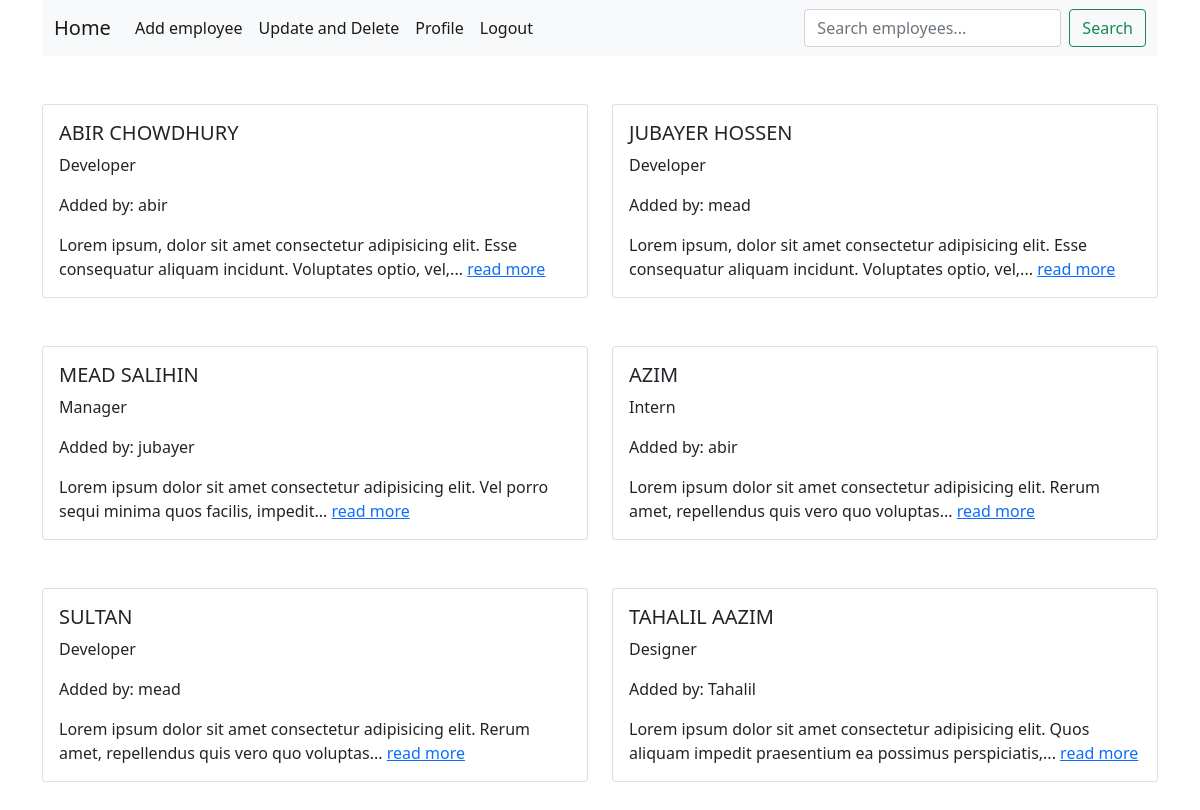
Screenshot of /home/ (signed in) with the database file from the repository.
### add_employee/models.py (models this page shows, shortened)
class Employee(models.Model):
    name = models.CharField(max_length=255)  # Text input
    address = models.CharField(max_length=255)  # Text input
    phone_number = models.CharField(max_length=20, )  # Text input
    salary = models.CharField(max_length=20)  # Numeric/Text input, non-editable after saving
    DESIGNATION_CHOICES = [
        ('Manager', 'Manager'),
        ('Developer', 'Developer'),
        ('Designer', 'Designer'),
        ('Intern', 'Intern'),
    ]
    designation = models.CharField(max_length=100, choices=DESIGNATION_CHOICES)  # Dropdown, non-editable after saving
    short_description = models.TextField()  # Text area input for a brief profile summary
    user = models.ForeignKey(User, on_delete=models.CASCADE, related_name="employee", default=1) #forein key add
    def get_truncated_content(self, num_words=15):
        words = self.short_description.split()  # Split content into words
        if len(words) > num_words:
            return ' '.join(words[:num_words]) + '...'  # Truncate and add '...' if needed
        return self.short_description

### EMA/views.py (the view)
# urls.py: path('home/', home, name="homepage"),
@login_required(login_url="login_view")
def home(request):
    query = request.GET.get("q", None)
    employees = Employee.objects.all()   # Get the search term from the query parameter
    query = request.GET.get('q')
    if query:
        employees = employees.filter(name__icontains=query) |\
                    employees.filter(designation__icontains=query) |\
                    employees.filter(short_description__icontains=query) |\
                    employees.filter(user__first_name__icontains=query)
    context = {"employees": employees}
    return render(request, "home.html", context)

### templates/home.html (shortened to what this page needs)
{% extends 'base.html' %}
{% load crispy_forms_tags %}
{% block nav %}
  {% include 'partials/nav.html' %}
{% endblock %}
{% block container %}
  <div class="row mb-5">
    {% if employees %}
    {% for employee in employees %}
      <div class="col-sm-6 mt-5">
        <div class="card">
          <div class="card-body">
            <h5 class="card-title">{{ employee.name.upper }}</h5>
            <p class="card-text">{{ employee.designation }}</p>
            <p class="card-text">Added by: {{ employee.user.first_name}}</p>
            <p class="card-text">
              {{ employee.get_truncated_content }} <a href="{% url 'employee_details' employee.id %}">read more</a>
            </p>
          </div>
        </div>
      </div>
    {% endfor %}
    {% else %}
    <p class="text-danger">No employees found.</p>
    {% endif %}
  </div>
{% endblock %}

### templates/base.html (shortened to what this page needs)
<!DOCTYPE html>
<html lang="en">
  <head>
    <link href="https://cdn.jsdelivr.net/npm/bootstrap@5.0.2/dist/css/bootstrap.min.css" rel="stylesheet" />
  </head>
  <body>
    <div class="container">
      {% block nav %}{% endblock  %}
      {% block container %}{% endblock %}
    </div>
  </body>
</html>

### templates/partials/nav.html (shortened to what this page needs)
<nav class="navbar navbar-expand-lg navbar-light bg-light">
  <div class="container-fluid">
    <a class="navbar-brand" href="{% url 'homepage' %}">Home</a>
    <div class="collapse navbar-collapse" id="navbarSupportedContent">
      <ul class="navbar-nav me-auto mb-2 mb-lg-0">
        <li class="nav-item">
          <a class="nav-link active" aria-current="page" href="{% url 'add_employee' %}">Add employee</a>
        </li>
        <li class="nav-item">
          <a class="nav-link active" aria-current="page" href="{% url 'update_and_delete' %}">Update and Delete</a>
        </li>
        <li class="nav-item">
          <a class="nav-link active" aria-current="page" href="{% url 'profile' request.user %}">Profile</a>
        </li>
        <li class="nav-item">
          <a class="nav-link active" aria-current="page" href="{% url 'logout_view' %}">Logout</a>
        </li>
      </ul>
      <form class="d-flex" method="GET" action="{% url 'homepage' %}" id="search-form">
        <input class="form-control me-2" type="search" name="q" id="search-input" placeholder="Search employees..." aria-label="Search" value="{{ request.GET.q }}">
        <button class="btn btn-outline-success" type="submit">Search</button>
      </form>
    </div>
  </div>
</nav>

### rows the page displays
Employee: name "ABIR CHOWDHURY", designation "Developer", user.first_name "abir", get_truncated_content "Lorem ipsum, dolor sit amet consectetur adipisicing elit. Esse consequatur aliquam incidunt. Voluptates optio, vel,..."
Employee: name "JUBAYER HOSSEN", designation "Developer", user.first_name "mead", get_truncated_content "Lorem ipsum, dolor sit amet consectetur adipisicing elit. Esse consequatur aliquam incidunt. Voluptates optio, vel,..."
Employee: name "MEAD SALIHIN", designation "Manager", user.first_name "jubayer", get_truncated_content "Lorem ipsum dolor sit amet consectetur adipisicing elit. Vel porro sequi minima quos facilis, impedit..."
Employee: name "AZIM", designation "Intern", user.first_name "abir", get_truncated_content "Lorem ipsum dolor sit amet consectetur adipisicing elit. Rerum amet, repellendus quis vero quo voluptas..."
Employee: name "SULTAN", designation "Developer", user.first_name "mead", get_truncated_content "Lorem ipsum dolor sit amet consectetur adipisicing elit. Rerum amet, repellendus quis vero quo voluptas..."
Employee: name "TAHALIL AAZIM", designation "Designer", user.first_name "Tahalil", get_truncated_content "Lorem ipsum dolor sit amet consectetur adipisicing elit. Quos aliquam impedit praesentium ea possimus perspiciatis,..."
